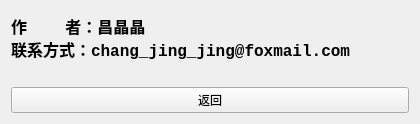
<?xml version="1.0" encoding="UTF-8"?>
<ui version="4.0">
 <class>MyInfo</class>
 <widget class="QWidget" name="MyInfo">
  <property name="geometry">
   <rect>
    <x>0</x>
    <y>0</y>
    <width>420</width>
    <height>122</height>
   </rect>
  </property>
  <property name="minimumSize">
   <size>
    <width>0</width>
    <height>0</height>
   </size>
  </property>
  <property name="maximumSize">
   <size>
    <width>420</width>
    <height>16777215</height>
   </size>
  </property>
  <property name="windowTitle">
   <string>Form</string>
  </property>
  <layout class="QVBoxLayout" name="verticalLayout">
   <item>
    <widget class="QLabel" name="label">
     <property name="minimumSize">
      <size>
       <width>0</width>
       <height>70</height>
      </size>
     </property>
     <property name="font">
      <font>
       <family>Consolas</family>
       <pointsize>12</pointsize>
       <weight>75</weight>
       <italic>false</italic>
       <bold>true</bold>
       <underline>false</underline>
       <strikeout>false</strikeout>
       <stylestrategy>PreferDefault</stylestrategy>
      </font>
     </property>
     <property name="text">
      <string>作    者：昌晶晶
联系方式：chang_jing_jing@foxmail.com
</string>
     </property>
    </widget>
   </item>
   <item>
    <widget class="QPushButton" name="btn_return">
     <property name="text">
      <string>返回</string>
     </property>
    </widget>
   </item>
  </layout>
 </widget>
 <resources/>
 <connections/>
</ui>
